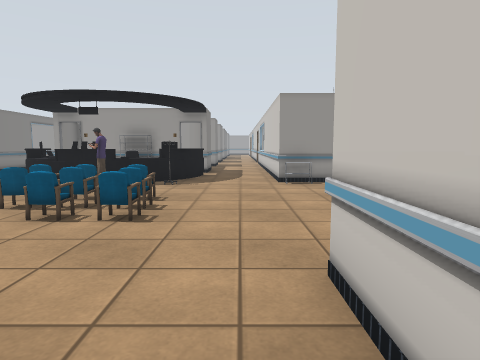
View 1 (above)

24 first-person views from a walk through a robot-simulator world made for Gazebo. The camera is 1.2 m above the floor, tilts 6° down and sees 75° across. The lines on the ground mark 1 m squares. The floor is counted in squares, 1 m on a side. Each view is taken from the middle of a square. On the plan, view 1 faces up. The plan holds only what a view shows up to about 13 squares ahead; the rest is blank. The place goes on beyond the plan. Some surface patterns are stand-ins.

View 2
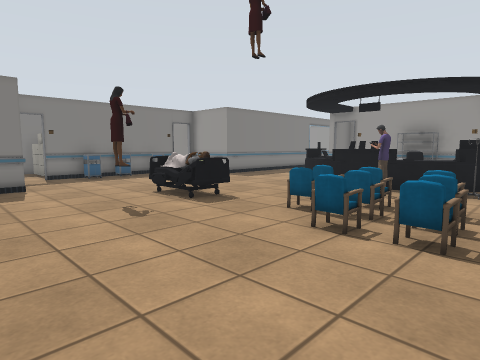

View 3
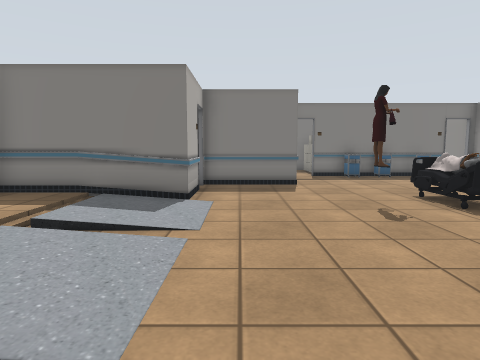

View 4
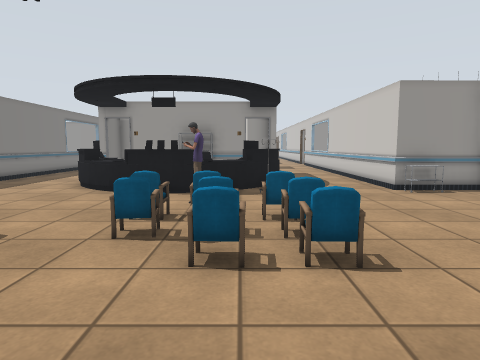

View 5
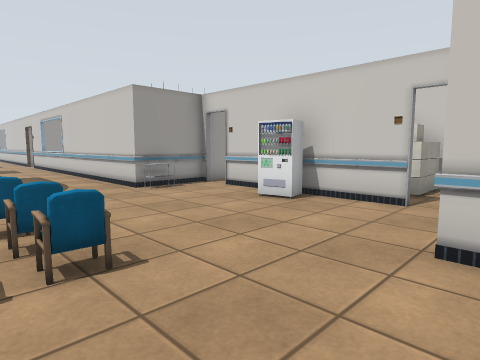

View 6
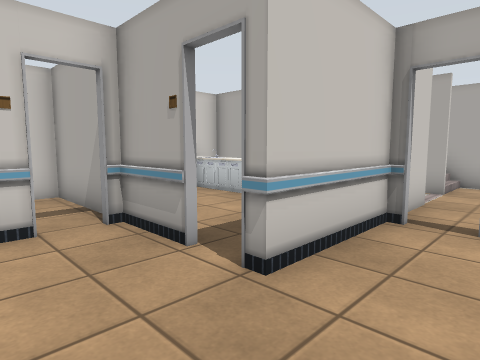

View 7
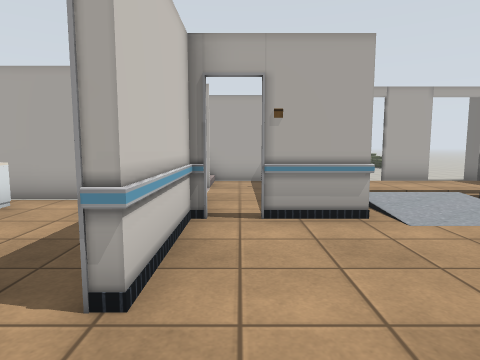

View 8
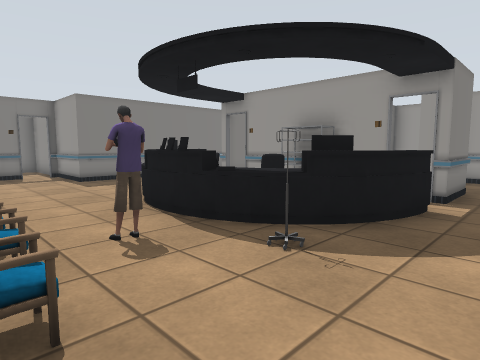

View 9
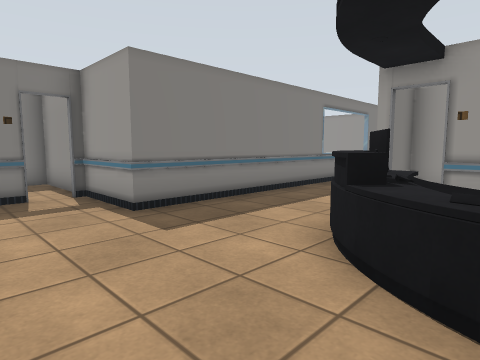

View 10
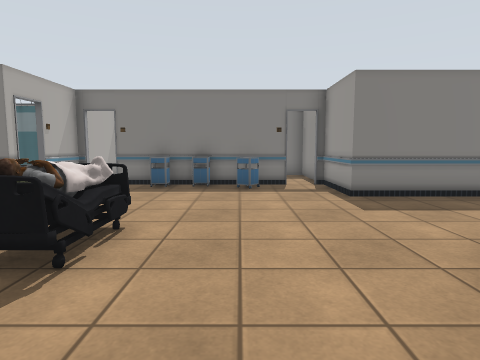

View 11
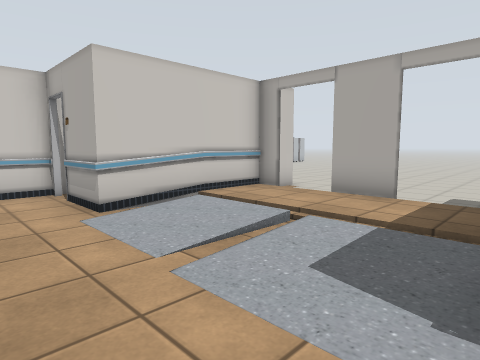

View 12
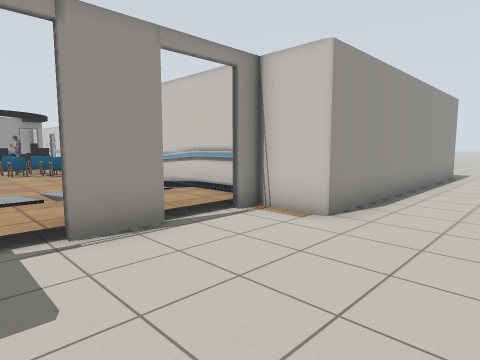

View 13
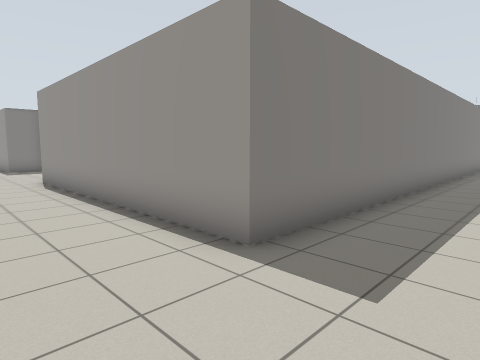

View 14
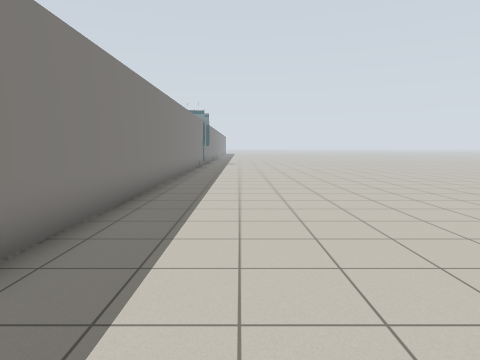

View 15
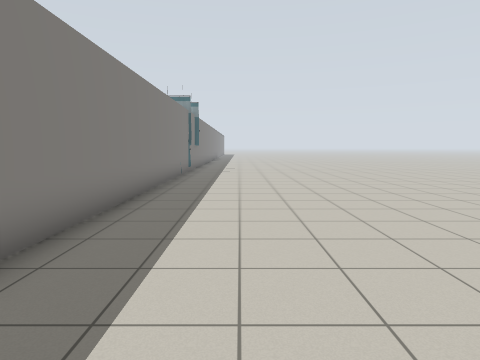

View 16
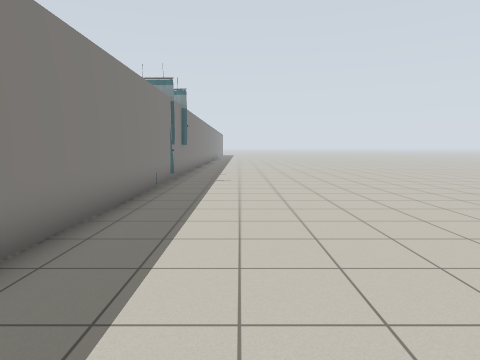

View 17
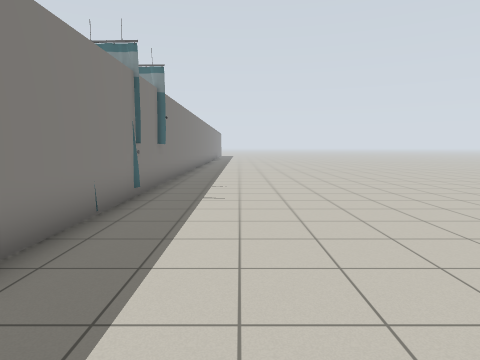

View 18
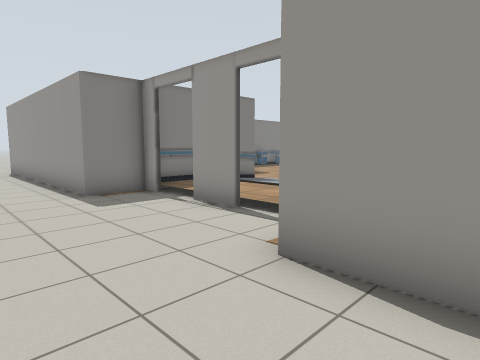

View 19
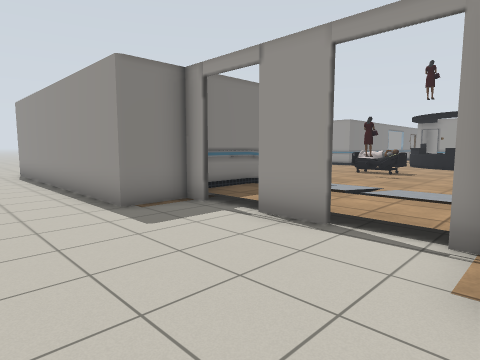

View 20
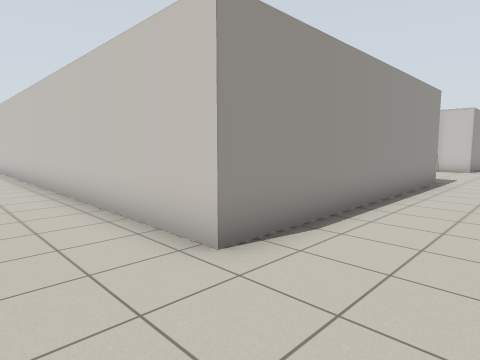

View 21
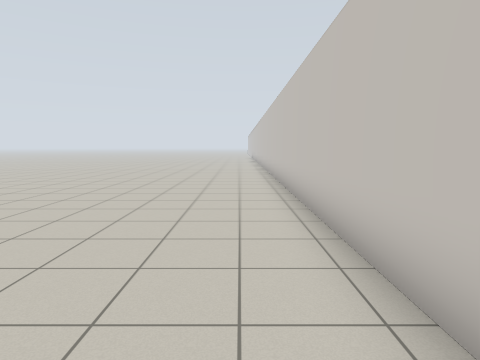

View 22
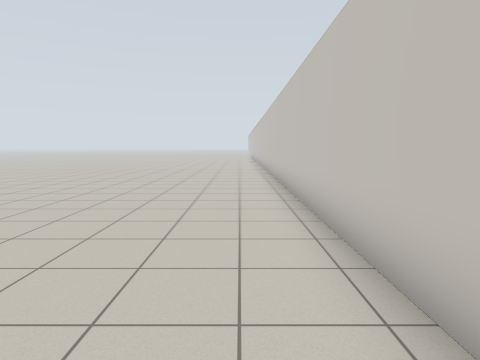

View 23
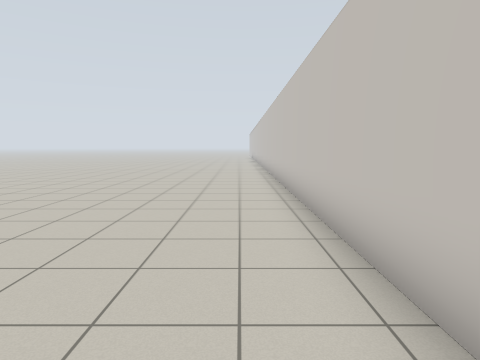

View 24
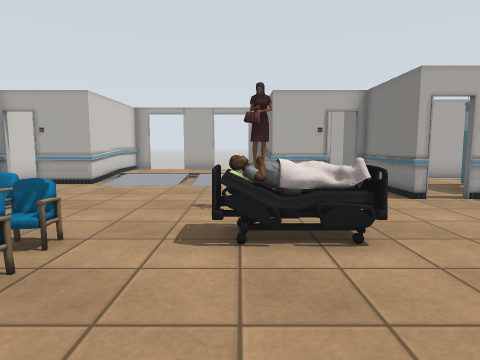

### Floor plan
Key: @ floor where view 1 was taken; # wall or solid block; x gap in a wall; . main floor; : floor 0.25 m higher than the main floor; / step, stairs or slope; = window, fence, low wall or low ledge; P person; C cart; H chair; R rack; T side table; U curtain; M vending machine; K kitchen cabinet; O other object.
Columns run from 20 left of view 1 to 11 right of it. Each row starts with its distance up from view 1.
 17 ...#    #. ##     #..      #....
 16 ...     #..#      #..#   U #....
 15 ...O    #..# ######..#   UUU....
 14 ...O    #...   RR ...#   U  ....
 13 ..#     #...P     P..#   U  ....
 12 ..#     #...PPP PPP..#     U....
 11 ..#######....PPPPP...#######....
 10 ..#...........PPP.O...C..  #....
  9 ..#   #.........P.......#  #....
  8 ..#   #T................#  #....
  7 ..#   T........HHHH....M#  #....
  6 ...O  T....PPP.HHHH....M#  O....
  5 ..#   #.....PP...HH.....#  O....
  4 ..# OO#......P..........#OOO....
  3 ..######.............#x#####....
  2 ...O  U..#...........#..   K....
  1 ..#   U..#...........#.... K....
  0 ..#   U. ####.....##@#.....K....
 -1 ..#  ..  #  #.....# .# ..KKK....
 -2 ..#####  #  #/////# .#  ####....
 -3  .#         #:::::#...     #....
 -4  .##        #:::::#..#     #....
 -5 ...#        #..#..#..=     #....
 -6 ...##########.....##########...
 -7 ...............................
 -8  .............................
 -9 . ...        ........     ... .

Where each view was taken, in squares from view 1:
view 1: 0 up, 0 right, facing up
view 2: 1 up, 1 left, facing up-left
view 3: 1 up, 1 left, facing left
view 4: 2 up, 3 left, facing up
view 5: 2 up, 3 left, facing up-right
view 6: 5 up, 1 left, facing down-right
view 7: 5 up, 0 right, facing down
view 8: 7 up, 0 right, facing up-left
view 9: 8 up, 6 left, facing up-left
view 10: 8 up, 4 left, facing left
view 11: 2 up, 8 left, facing down-right
view 12: 9 down, 7 left, facing up-right
view 13: 9 down, 10 right, facing up-left
view 14: 7 down, 10 right, facing up
view 15: 1 down, 10 right, facing up
view 16: 3 up, 10 right, facing up
view 17: 7 up, 10 right, facing up
view 18: 9 down, 0 right, facing up-left
view 19: 9 down, 2 left, facing up-left
view 20: 9 down, 20 left, facing up-right
view 21: 4 down, 19 left, facing up
view 22: 1 up, 19 left, facing up
view 23: 5 up, 19 left, facing up
view 24: 10 up, 7 left, facing down
